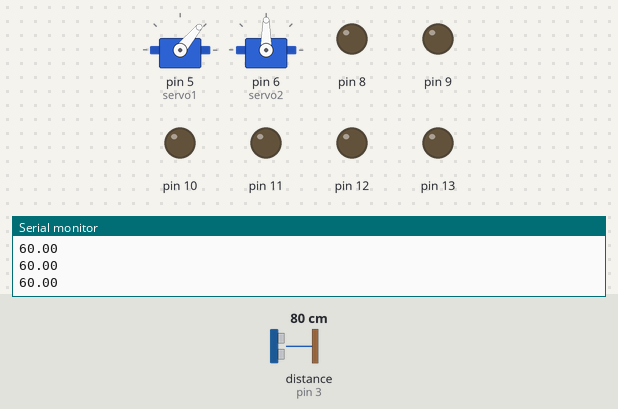
The sketch below on a simulated Arduino Uno, built with avr-gcc and run on an emulated ATmega328P. On the bench: 2 × servo, output pins drawn as LEDs (lit = HIGH), the last lines printed to the serial monitor. The inputs (shaded band) are chosen by the test bench; at power-on: distance to the obstacle (sensor on pin 3) 80 cm. The echo pulse lasts 58.3 µs per cm; random numbers use the default seed unless the sketch sets one.

Above: at 1.2 s.
1.3 s: distance to the obstacle (sensor on pin 3) set to 27 cm
2.8 s: distance to the obstacle (sensor on pin 3) set to 23 cm
At 2.93 s:
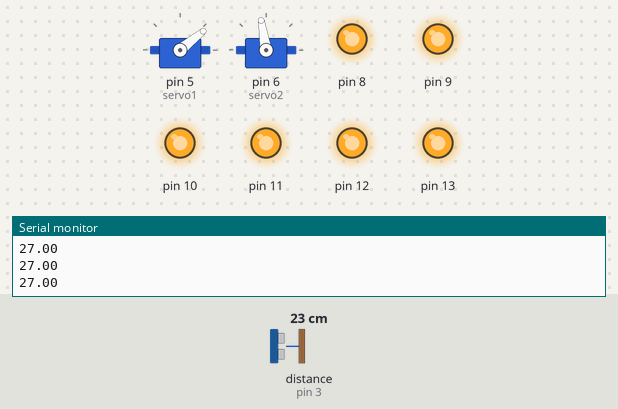
5.8 s: distance to the obstacle (sensor on pin 3) set to 35 cm
At 6.4 s:
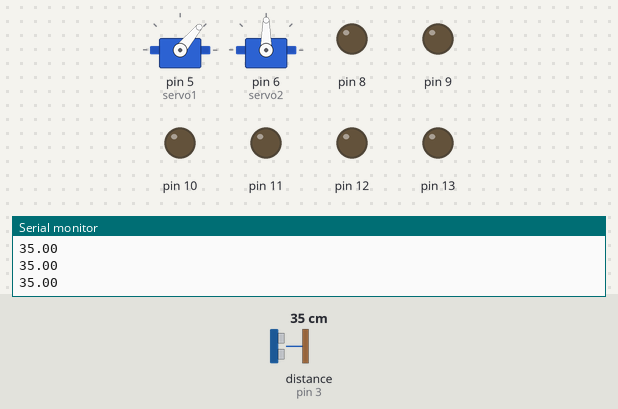
7.3 s: distance to the obstacle (sensor on pin 3) set to 2 cm
At 7.42 s:
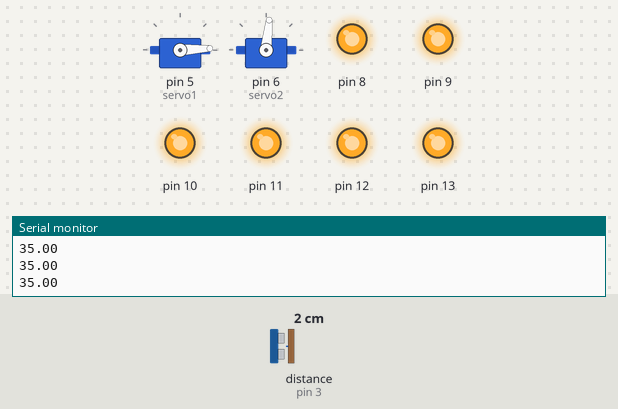
10.3 s: distance to the obstacle (sensor on pin 3) set to 60 cm
At 11.5 s:
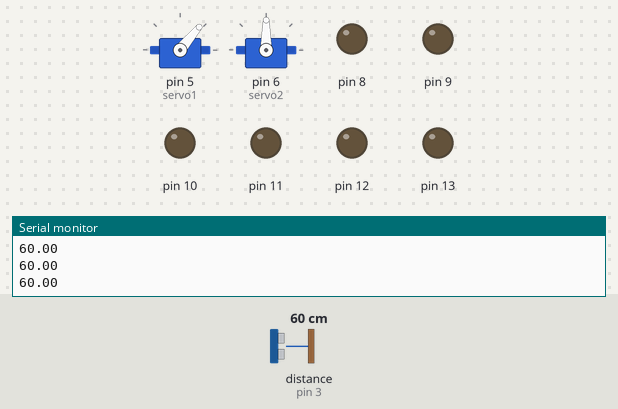
Timing chart, 0 to 12.8 s (numbered marks = the images above; inputs shaded):
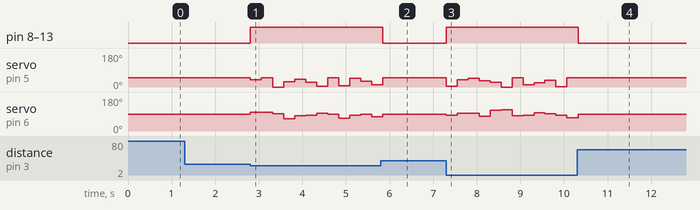

The sketch:

Code.ino
```cpp
#include <HCSR04.h>
#include <Servo.h>
HCSR04 hc(2, 3); //initialisation class HCSR04 (trig pin , echo pin)


//We initialize the servo motors

Servo servo1 ;
Servo servo2 ;

int delayA = 250;

long randNum;

void setup()
{
  Serial.begin(9600);
  //We declare the leds as a output

  pinMode(13, OUTPUT);
  pinMode(12, OUTPUT);
  pinMode (11, OUTPUT);
  pinMode (10, OUTPUT);
  pinMode(9, OUTPUT);
  pinMode (8, OUTPUT);

  servo1.attach (5);
  servo2.attach (6);


  randomSeed (analogRead(0));
}


void loop()
{


  float distance = hc.dist();
  distance = constrain (distance, 0, 60);

  if (distance < 26) {

    for (int leds = 8; leds <= 13; leds ++ ) {
      digitalWrite(leds, HIGH);
    }
    eyemove();
    eyeled();
    delay (delayA);
  }

  else {
    for (int leds = 8; leds <= 13; leds ++ ) {
      digitalWrite(leds, LOW);
    }

    servo1.write (50);
    servo2.write (90);

  }
  Serial.println( distance );  //return curent distance in serial
}

void eyemove() {
  randNum = random (65, 115);
  servo2.write (randNum);
}

void eyeled() {
  randNum = random (0, 50);
  servo1.write (randNum);
}
```

Measured:
- the behaviour switches between 26 and 25 cm on distance to the obstacle (sensor on pin 3) (found by bisection; images 0 and 1)
- after the input at 2.8 s, pin 8–13: LOW → HIGH at once; servo on pin 5 (servo1): 50° → 39° at once, → 48° 0.25 s later, → 0° 0.25 s later, → 27° 0.25 s later, … (12 changes in this stretch); servo on pin 6 (servo2): 90° → 99° at once, → 91° 0.51 s later, → 65° 0.25 s later, → 82° 0.25 s later, … (11 changes in this stretch)
- after the input at 5.8 s, pin 8–13: HIGH → LOW at once
- after the input at 10.3 s, pin 8–13: HIGH → LOW at once
